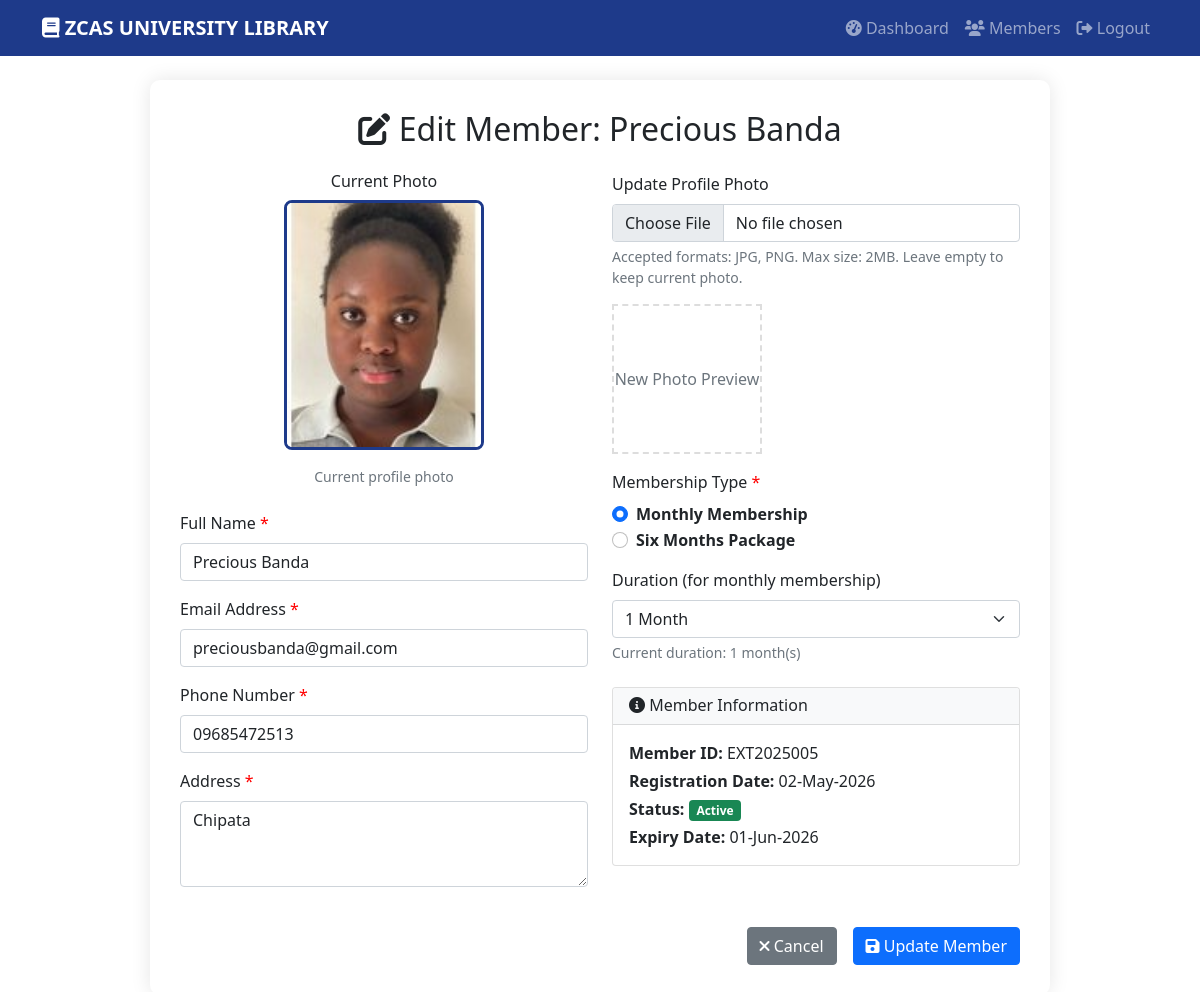
The page /edit_member/5 (signed in) on the database its author committed.
### app.py (models this page shows)
class Member(db.Model):
    id = db.Column(db.Integer, primary_key=True)
    member_id = db.Column(db.String(20), unique=True, nullable=False)
    full_name = db.Column(db.String(100), nullable=False)
    email = db.Column(db.String(120), nullable=False)
    phone = db.Column(db.String(20), nullable=False)
    address = db.Column(db.Text, nullable=False)
    nrc_number = db.Column(db.String(50), nullable=False)
    nationality = db.Column(db.String(50), default='Zambian')
    membership_type = db.Column(db.String(20), nullable=False)
    duration_months = db.Column(db.Integer, default=1)
    photo_path = db.Column(db.String(200), nullable=True)
    receipt_number = db.Column(db.String(50), nullable=True)
    registration_date = db.Column(db.DateTime, default=datetime.utcnow)
    expiry_date = db.Column(db.DateTime, nullable=True)
    status = db.Column(db.String(20), default='active')
    rfid_uid = db.Column(db.String(50), unique=True, nullable=True)
    id_printed = db.Column(db.Boolean, default=False)
    payments = db.relationship('Payment', backref='member', lazy=True)
    access_logs = db.relationship('AccessLog', backref='member', lazy=True)
    current_session = db.relationship(
        'CurrentSession', backref='member', uselist=False)

### app.py (the view, shortened to what this page needs)
@app.route('/edit_member/<int:member_id>', methods=['GET', 'POST'])
@login_required
def edit_member(member_id):
    member = Member.query.get_or_404(member_id)
    return render_template('edit_member.html', member=member)

### app.py (called while the page is built)
@login_manager.user_loader
def load_user(user_id):
    return Admin.query.get(int(user_id))

@app.context_processor
def inject_template_vars():
    return {
        'bank_details': BANK_DETAILS,
        'now': datetime.utcnow(),
        'colors': ZCAS_COLORS,
        'fee_structure': FEE_STRUCTURE,
        'contact_info': ZCAS_CONTACT
    }

### templates/edit_member.html (shortened to what this page needs)
<!DOCTYPE html>
<html lang="en">
<head>
    <link href="https://cdn.jsdelivr.net/npm/bootstrap@5.1.3/dist/css/bootstrap.min.css" rel="stylesheet">
    <link rel="stylesheet" href="https://cdnjs.cloudflare.com/ajax/libs/font-awesome/6.0.0/css/all.min.css">
</head>
<body>
    <nav class="navbar navbar-expand-lg navbar-dark" style="background-color: #1E3A8A;">
        <div class="container">
            <a class="navbar-brand" href="{{ url_for('dashboard') }}">
                <strong><i class="fas fa-book"></i> ZCAS UNIVERSITY LIBRARY</strong>
            </a>
            <div class="navbar-nav ms-auto">
                <a class="nav-link" href="{{ url_for('dashboard') }}">
                    <i class="fas fa-tachometer-alt"></i> Dashboard
                </a>
                <a class="nav-link" href="{{ url_for('view_members') }}">
                    <i class="fas fa-users"></i> Members
                </a>
                <a class="nav-link" href="{{ url_for('logout') }}">
                    <i class="fas fa-sign-out-alt"></i> Logout
                </a>
            </div>
        </div>
    </nav>
    <div class="container mt-4">
        <div class="form-container">
            <h2 class="text-center mb-4">
                <i class="fas fa-edit"></i> Edit Member: {{ member.full_name }}
            </h2>
            <form method="POST" enctype="multipart/form-data" id="editMemberForm">
                <div class="row">
                    <div class="col-md-6">
                        <div class="mb-4 text-center">
                            <h6>Current Photo</h6>
                            {% if member.photo_path %}
                            <img src="{{ url_for('static', filename='uploads/' + member.photo_path) }}"
                                alt="{{ member.full_name }}" class="current-photo mb-3">
                            <p class="text-muted small">Current profile photo</p>
                            {% else %}
                            <div class="current-photo bg-light d-flex align-items-center justify-content-center mb-3">
                                <i class="fas fa-user fa-3x text-muted"></i>
                            </div>
                            <p class="text-muted small">No photo available</p>
                            {% endif %}
                        </div>
                        <div class="mb-3">
                            <label for="full_name" class="form-label required-field">Full Name</label>
                            <input type="text" class="form-control" id="full_name" name="full_name" required
                                value="{{ member.full_name }}" placeholder="Enter full name">
                        </div>
                        <div class="mb-3">
                            <label for="email" class="form-label required-field">Email Address</label>
                            <input type="email" class="form-control" id="email" name="email" required
                                value="{{ member.email }}" placeholder="Enter email address">
                        </div>
                        <div class="mb-3">
                            <label for="phone" class="form-label required-field">Phone Number</label>
                            <input type="tel" class="form-control" id="phone" name="phone" required
                                value="{{ member.phone }}" placeholder="Enter phone number">
                        </div>
                        <div class="mb-3">
                            <label for="address" class="form-label required-field">Address</label>
                            <textarea class="form-control" id="address" name="address" rows="3" required
                                placeholder="Enter complete address">{{ member.address }}</textarea>
                        </div>
                    </div>
                    <div class="col-md-6">
                        <div class="mb-3">
                            <label for="photo" class="form-label">Update Profile Photo</label>
                            <input type="file" class="form-control" id="photo" name="photo" accept="image/*"
                                onchange="previewImage(this)">
                            <div class="form-text">Accepted formats: JPG, PNG. Max size: 2MB. Leave empty to keep
                                current photo.</div>
                            <div class="mt-3">
                                <div class="photo-preview" id="photoPreview">
                                    <span class="text-muted">New Photo Preview</span>
                                </div>
                            </div>
                        </div>
                        <div class="mb-3">
                            <label class="form-label required-field">Membership Type</label>
                            <div class="form-check">
                                <input class="form-check-input" type="radio" name="membership_type" id="monthly"
                                    value="monthly" {{ 'checked' if member.membership_type=='monthly' }} required>
                                <label class="form-check-label" for="monthly">
                                    <strong>Monthly Membership</strong>
                                </label>
                            </div>
                            <div class="form-check">
                                <input class="form-check-input" type="radio" name="membership_type" id="six_months"
                                    value="six_months" {{ 'checked' if member.membership_type=='six_months' }}>
                                <label class="form-check-label" for="six_months">
                                    <strong>Six Months Package</strong>
                                </label>
                            </div>
                        </div>
                        <div class="mb-3" id="durationSection">
                            <label for="duration_months" class="form-label">Duration (for monthly membership)</label>
                            <select class="form-select" id="duration_months" name="duration_months">
                                <option value="1" {{ 'selected' if member.duration_months==1 }}>1 Month</option>
                            </select>
                            <div class="form-text">Current duration: {{ member.duration_months }} month(s)</div>
                        </div>
                        <div class="card mt-4">
                            <div class="card-header bg-light">
                                <h6 class="mb-0"><i class="fas fa-info-circle"></i> Member Information</h6>
                            </div>
                            <div class="card-body">
                                <p class="mb-1"><strong>Member ID:</strong> {{ member.member_id }}</p>
                                <p class="mb-1"><strong>Registration Date:</strong> {{
                                    member.registration_date.strftime('%d-%b-%Y') }}</p>
                                <p class="mb-1"><strong>Status:</strong>
                                    <span class="badge bg-{{ 'success' if member.status == 'active' else 'danger' }}">
                                        {{ member.status|title }}
                                    </span>
                                </p>
                                {% if member.expiry_date %}
                                <p class="mb-0"><strong>Expiry Date:</strong> {{ member.expiry_date.strftime('%d-%b-%Y')
                                    }}</p>
                                {% endif %}
                            </div>
                        </div>
                    </div>
                </div>
                <div class="row mt-4">
                    <div class="col-12">
                        <div class="d-grid gap-2 d-md-flex justify-content-md-end">
                            <a href="{{ url_for('member_details', member_id=member.id) }}"
                                class="btn btn-secondary me-md-2">
                                <i class="fas fa-times"></i> Cancel
                            </a>
                            <button type="submit" class="btn btn-primary">
                                <i class="fas fa-save"></i> Update Member
                            </button>
                        </div>
                    </div>
                </div>
            </form>
        </div>
    </div>
</body>
</html>

### templates/edit_member.html (style rules this page uses)
.form-container { max-width: 900px; margin: 20px auto; padding: 30px; background: white; border-radius: 10px; box-shadow: 0 0 20px rgba(0, 0, 0, 0.1); }
.photo-preview { width: 150px; height: 150px; border: 2px dashed #ddd; display: flex; align-items: center; justify-content: center; margin-bottom: 15px; background-size: cover; background-position: center; }
.required-field::after { content: " *"; color: red; }
.current-photo { width: 200px; height: 250px; object-fit: cover; border: 3px solid #1E3A8A; border-radius: 8px; }

### rows shown on the page
Member: full_name "Precious Banda", photo_path (picture), email "preciousbanda@gmail.com", phone "09685472513", address "Chipata", duration_months "1", member_id "EXT2025005", registration_date "02-May-2026", status "Active", expiry_date "01-Jun-2026"
